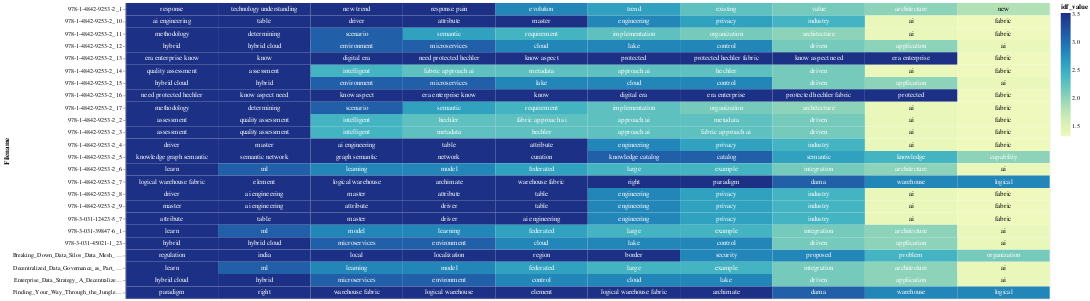

Notebook cell for this chart:
### Code cell
# Select the top terms for each PDF
top_terms_df = result_df.groupby('Filename').head(10)

# Add a small random value to 'idf_value' for better visualization
top_terms_df['idf_value'] = top_terms_df['idf_value'] + np.random.rand(top_terms_df.shape[0]) * 0.0001

# Create a base chart
base = alt.Chart(top_terms_df).encode(
    x=alt.X('rank:O', axis=None),  # Use rank for x-axis
    y='Filename:N',
    color=alt.Color('idf_value:Q', scale=alt.Scale(scheme='viridis')),
    text='topic_word:N'  # Corrected column name to 'topic_word'
).transform_window(
    rank="rank()",
    sort=[alt.SortField("idf_value", order="descending")],
    groupby=["Filename"]
)

# Create a heatmap
heatmap = base.mark_rect().encode(
    color='idf_value:Q',
)

# Create text labels with conditional color
text = base.mark_text(baseline='middle').encode(
    text='topic_word:N',
    color=alt.condition(alt.datum.idf_value >= 2.0, alt.value('white'), alt.value('black'))
)

# Display the heatmap and text labels
chart_lda = (heatmap + text).properties(width=1500)

### Figure 1 — Vega-Lite specification as saved in the notebook (floating-point values rounded to 4 significant figures; data arrays with more than 128 entries replaced by an {"elided": "..."} marker saying what was removed)
{"config": {"view": {"continuousWidth": 300, "continuousHeight": 300}}, "layer": [{"mark": {"type": "rect"}, "encoding": {"color": {"field": "idf_value", "type": "quantitative"}, "text": {"field": "topic_word", "type": "nominal"}, "x": {"axis": null, "field": "rank", "type": "ordinal"}, "y": {"field": "Filename", "type": "nominal"}}, "transform": [{"window": [{"op": "rank", "field": "", "as": "rank"}], "groupby": ["Filename"], "sort": [{"field": "idf_value", "order": "descending"}]}]}, {"mark": {"type": "text", "baseline": "middle"}, "encoding": {"color": {"condition": {"test": "(datum.idf_value >= 2.0)", "value": "white"}, "value": "black"}, "text": {"field": "topic_word", "type": "nominal"}, "x": {"axis": null, "field": "rank", "type": "ordinal"}, "y": {"field": "Filename", "type": "nominal"}}, "transform": [{"window": [{"op": "rank", "field": "", "as": "rank"}], "groupby": ["Filename"], "sort": [{"field": "idf_value", "order": "descending"}]}]}], "data": {"name": "data-125c1927a8b84ee1f3790ad3df267dea"}, "width": 1500, "$schema": "https://vega.github.io/schema/vega-lite/v5.15.1.json", "datasets": {"data-125c1927a8b84ee1f3790ad3df267dea": {"elided": "240 records"}}}
